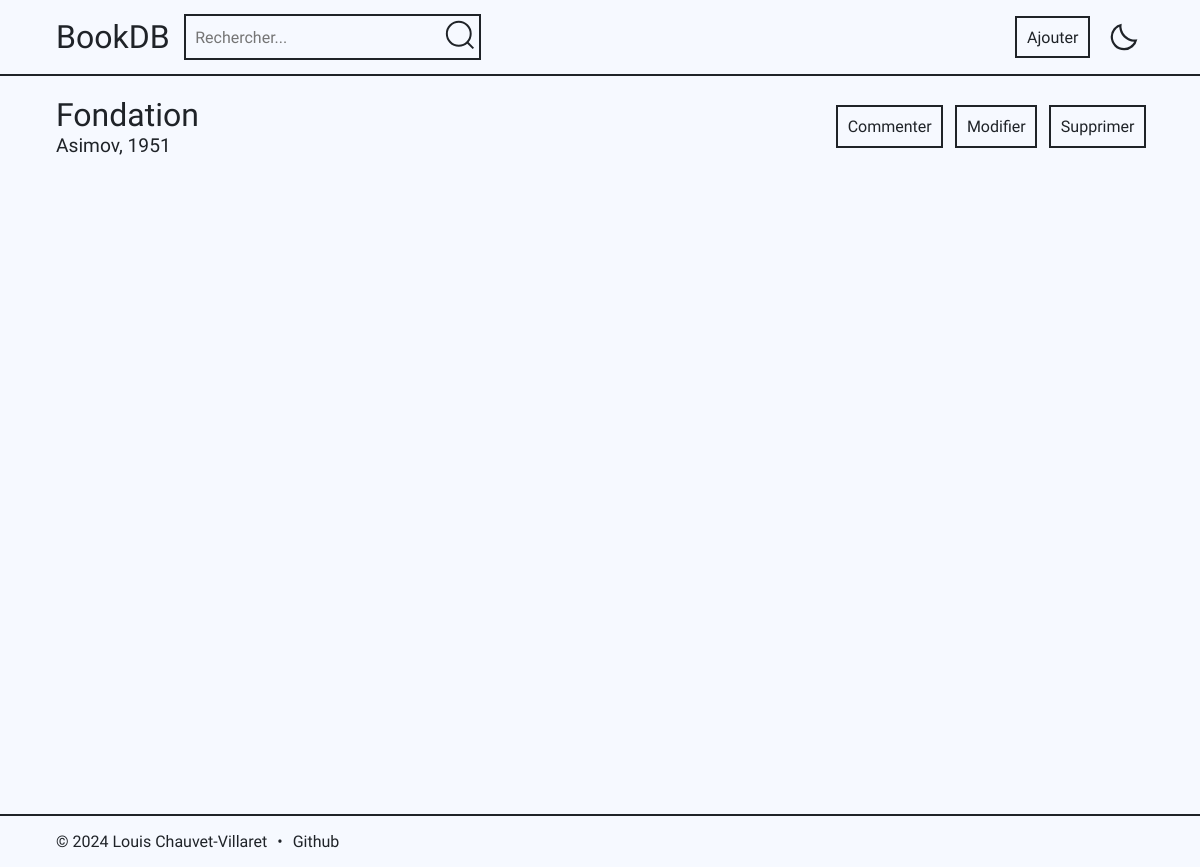
/livre?id=3, run on the app's committed database.
### tables this page shows
CREATE TABLE books (
                        id     INTEGER
                            primary key autoincrement,
                        title  TEXT    not null,
                        author TEXT    not null,
                        year   INTEGER not null
                    );

### app.py (the view)
@app.route('/livre')
def livre():
    book_id = request.args.get('id')
    data = execute_query("SELECT * FROM books WHERE id=?", [book_id], fetchone=True)
    if data:
        comments = execute_query("SELECT * FROM comments WHERE book_id=? ORDER BY id DESC", [book_id], )
        if comments:
            average = round(
                execute_query("SELECT AVG(rating) FROM comments WHERE book_id=?", [book_id], fetchone=True)[0], 1)
            if average.is_integer():
                average = int(average)
            return render_template('livre.html', data=data, comments=comments, average=average)
        else:
            return render_template('livre.html', data=data)
    else:
        return redirect("/recherche", 303)

### app.py (called while the page is built)
def execute_query(query, params=(), fetchone=False, commit=False):
    conn = sqlite3.connect('books.db')
    conn.row_factory = sqlite3.Row
    cur = conn.cursor()
    try:
        cur.execute(query, params)
        if commit:
            conn.commit()
            return cur
        if fetchone:
            result = cur.fetchone()
        else:
            result = cur.fetchall()
    finally:
        cur.close()
        conn.close()
    return result

### templates/livre.html (shortened to what this page needs)
{% extends 'base.html' %}
{% block content %}
    <div class="flex space">
        <div>
            <h1>{{ data['title'] }}</h1>
            <p class="rate">{{ data['author'] }}, {{ data['year'] }}</p>
        </div>
        <div class="flex">
            <button class="hover" onclick="updateDisplay('comment','flex')">Commenter</button>
            <button class="hover" onclick="updateDisplay('modify','flex')">Modifier</button>
            <button class="hover" onclick="updateDisplay('delete','flex')">Supprimer</button>
        </div>
    </div>
{% endblock %}

### static/style.css (style rules this page uses)
:root { --primary: 31, 35, 40; --bg2: 229, 236, 255; --bg: 246, 249, 255; }
* { margin: 0; padding: 0; box-sizing: border-box; user-select: none; font-family: "Onest", system-ui; }
body, html { overflow-x: hidden; scroll-behavior: smooth; font-optical-sizing: auto; font-style: normal; background: rgb(var(--bg)); color: rgb(var(--primary)); cursor: auto; }
.flex { display: flex; align-items: center; gap: 1rem; }
.hover { outline: 2px solid rgb(var(--primary)); transition: transform 0.1s, box-shadow 0.1s; }
main h1 { font-size: 2rem; font-weight: normal; }
button { background: none; border: none; cursor: pointer; color: rgb(var(--primary)); font-size: 1rem; padding: 0.6rem; }
.rate { font-size: 1.2rem; }
.space { justify-content: space-between; }

### data on the page
books: title "Fondation", author "Asimov", year "1951"
